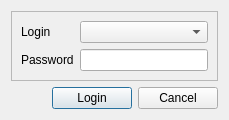
<?xml version="1.0" encoding="UTF-8"?>
<ui version="4.0">
 <class>DialogAuth</class>
 <widget class="QDialog" name="DialogAuth">
  <property name="geometry">
   <rect>
    <x>0</x>
    <y>0</y>
    <width>229</width>
    <height>102</height>
   </rect>
  </property>
  <property name="windowTitle">
   <string>Authorization</string>
  </property>
  <layout class="QVBoxLayout" name="verticalLayout">
   <item>
    <widget class="QFrame" name="frame">
     <property name="frameShape">
      <enum>QFrame::StyledPanel</enum>
     </property>
     <property name="frameShadow">
      <enum>QFrame::Raised</enum>
     </property>
     <layout class="QFormLayout" name="formLayout">
      <item row="0" column="0">
       <widget class="QLabel" name="labelLogin">
        <property name="text">
         <string>Login</string>
        </property>
       </widget>
      </item>
      <item row="0" column="1">
       <widget class="QComboBox" name="comboBox"/>
      </item>
      <item row="1" column="0">
       <widget class="QLabel" name="labelPassword">
        <property name="text">
         <string>Password</string>
        </property>
       </widget>
      </item>
      <item row="1" column="1">
       <widget class="QLineEdit" name="lineEdit">
        <property name="echoMode">
         <enum>QLineEdit::Password</enum>
        </property>
       </widget>
      </item>
     </layout>
    </widget>
   </item>
   <item>
    <layout class="QHBoxLayout" name="horizontalLayout">
     <item>
      <spacer name="horizontalSpacer">
       <property name="orientation">
        <enum>Qt::Horizontal</enum>
       </property>
       <property name="sizeHint" stdset="0">
        <size>
         <width>40</width>
         <height>20</height>
        </size>
       </property>
      </spacer>
     </item>
     <item>
      <widget class="QPushButton" name="pushButtonLogin">
       <property name="text">
        <string>Login</string>
       </property>
       <property name="icon">
        <iconset theme="dialog-ok">
         <normaloff/>
        </iconset>
       </property>
      </widget>
     </item>
     <item>
      <widget class="QPushButton" name="pushButtonCancel">
       <property name="text">
        <string>Cancel</string>
       </property>
       <property name="icon">
        <iconset theme="dialog-cancel">
         <normaloff/>
        </iconset>
       </property>
      </widget>
     </item>
    </layout>
   </item>
  </layout>
 </widget>
 <resources/>
 <connections>
  <connection>
   <sender>pushButtonLogin</sender>
   <signal>clicked()</signal>
   <receiver>DialogAuth</receiver>
   <slot>accept()</slot>
   <hints>
    <hint type="sourcelabel">
     <x>83</x>
     <y>85</y>
    </hint>
    <hint type="destinationlabel">
     <x>14</x>
     <y>70</y>
    </hint>
   </hints>
  </connection>
  <connection>
   <sender>pushButtonCancel</sender>
   <signal>clicked()</signal>
   <receiver>DialogAuth</receiver>
   <slot>reject()</slot>
   <hints>
    <hint type="sourcelabel">
     <x>148</x>
     <y>85</y>
    </hint>
    <hint type="destinationlabel">
     <x>42</x>
     <y>81</y>
    </hint>
   </hints>
  </connection>
 </connections>
</ui>
